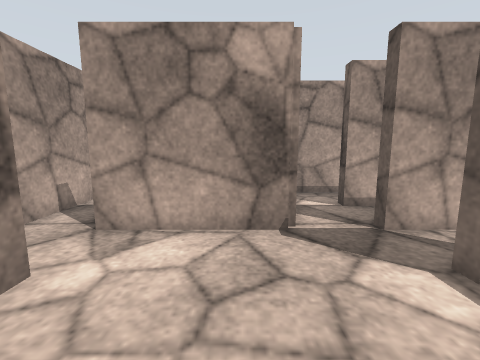
[1] (above)

13 first-person views from a walk through a Gazebo world. The camera is 0.86 m above the floor, tilts 8° down and sees 90° across. The floor is counted in squares, 0.5 m on a side. Each view is taken from the middle of a square. On the plan, view 1 faces up. The plan holds only what a view shows up to about 14 squares ahead; the rest is blank. The place goes on beyond the plan. Surface patterns are stand-ins for the level's own textures.

[2]
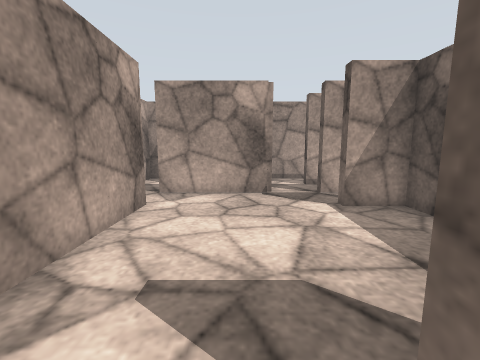

[3]
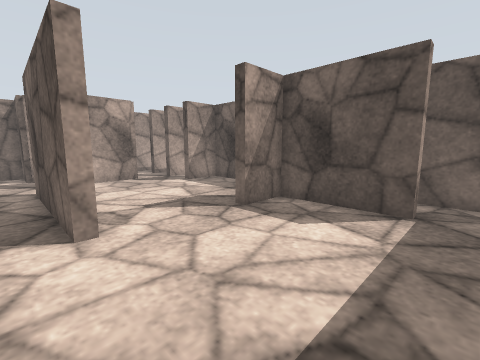

[4]
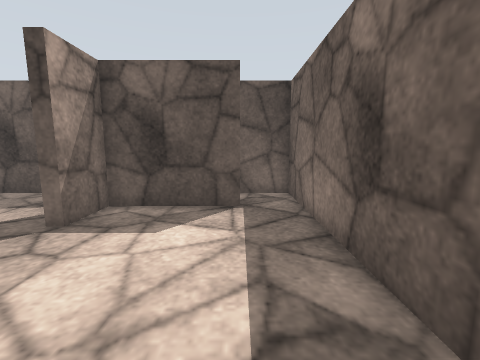

[5]
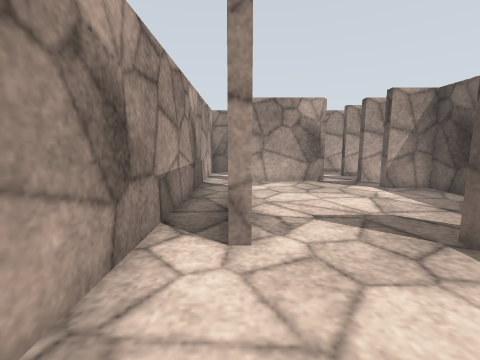

[6]
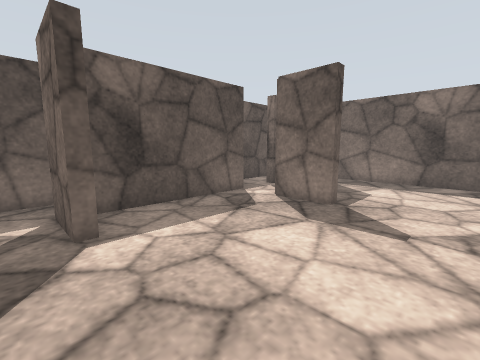

[7]
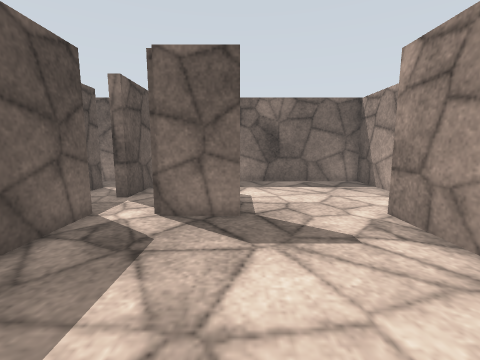

[8]
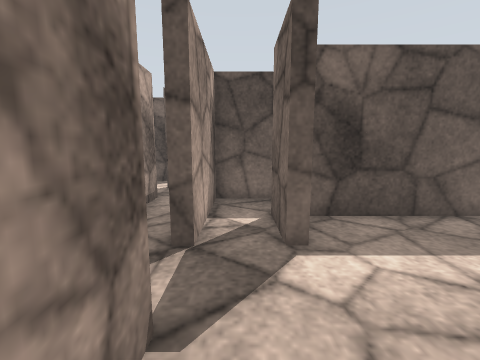

[9]
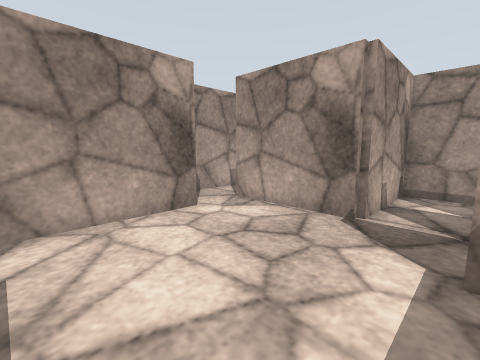

[10]
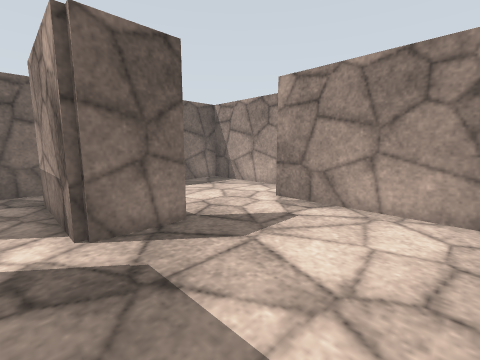

[11]
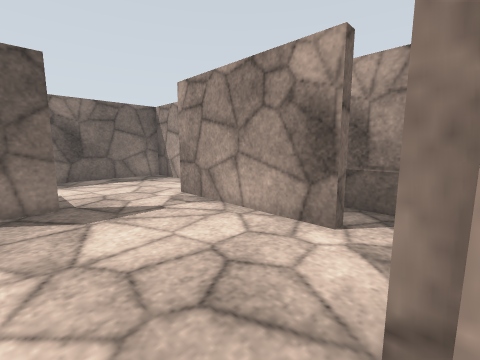

[12]
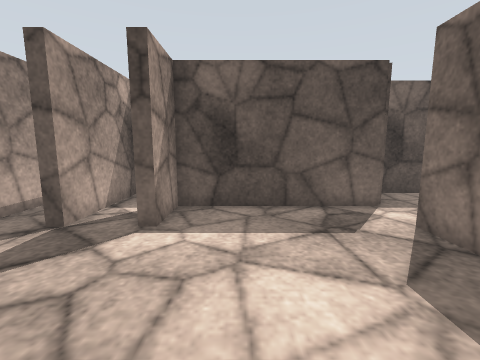

[13]
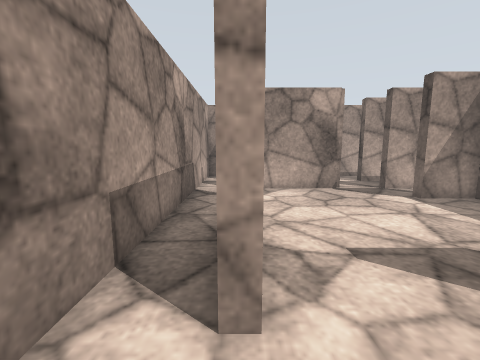

### Floor plan
Points are (right, up) in squares from view 1. A wall is a line through its corners. A room is listed if a view was taken in it or the views show most of it. See-through windows are left out.
Room 1 (views 1, 6, 7, 8, 9, 10, 12)
walls: (1.2, 4.8) (-3, 4.8); (1, -3.2) (1, -2.8) (3.2, -2.8); (4.8, -3.1) (4.8, 2.8) (3, 2.8) (3, 3.2) (5, 3.2); (6.8, 2.9) (6.8, 4.8) (3, 4.8); (-3.2, 3) (-2.8, 3) (-2.8, -3)
ways out: opening at (-3, 4) to room 2; opening at (-1, -3) to room 2; opening at (2, 5) to room 3; opening at (4, -3) to room 4
Room 2 (views 2, 3, 4, 5, 13)
walls: (-2.8, -3) (-3.2, -3) (-3.2, 3); (2.8, -7) (2.8, -3.2) (1, -3.2); (-4.8, 4.6) (-4.8, -8.8) (2.6, -8.8)
ways out: opening at (-3, 4) to room 1; opening at (-1, -3) to room 1; opening at (3, -8) to room 4; opening at (-4, 5) to room 5
Room 3 (view 11)
walls: (7, 6.8) (3, 6.8); (3, 4.8) (3, 5.2); (1.2, 6.4) (1.2, 4.8)
ways out: opening at (2, 5) to room 1; opening at (2, 7); opening at (8, 7)
Room 4 (no view inside)
walls: (2.6, -8.8) (4.8, -8.8) (4.8, -5) (5.3, -5); (3.2, -2.8) (3.2, -7) (2.8, -7)
ways out: opening at (4, -3) to room 1; opening at (3, -8) to room 2; opening at (5, -4) to room 6
Room 5 (no view inside)
walls: (-3.2, 6.9) (-3.2, 8.8) (-4.8, 8.8) (-4.8, 4.6)
ways out: opening at (-4, 5) to room 2
Room 6 (no view inside)
walls: (6.8, -7.1) (6.8, -4.2); (7.1, -8.8) (7.9, -8.8)
ways out: opening at (5, -4) to room 4; opening at (7, -8)

Positions as (right, up) in squares from view 1, and headings:
1: (0, 0), facing up
2: (0, -4), facing up
3: (-4, -8), facing up-right
4: (-4, -7), facing right
5: (-3, -7), facing up
6: (-2, 4), facing down-right
7: (1, 3), facing down
8: (-1, 4), facing right
9: (3, -1), facing up-left
10: (4, 2), facing down-left
11: (2, 5), facing down-left
12: (-2, 1), facing right
13: (-3, -5), facing up
